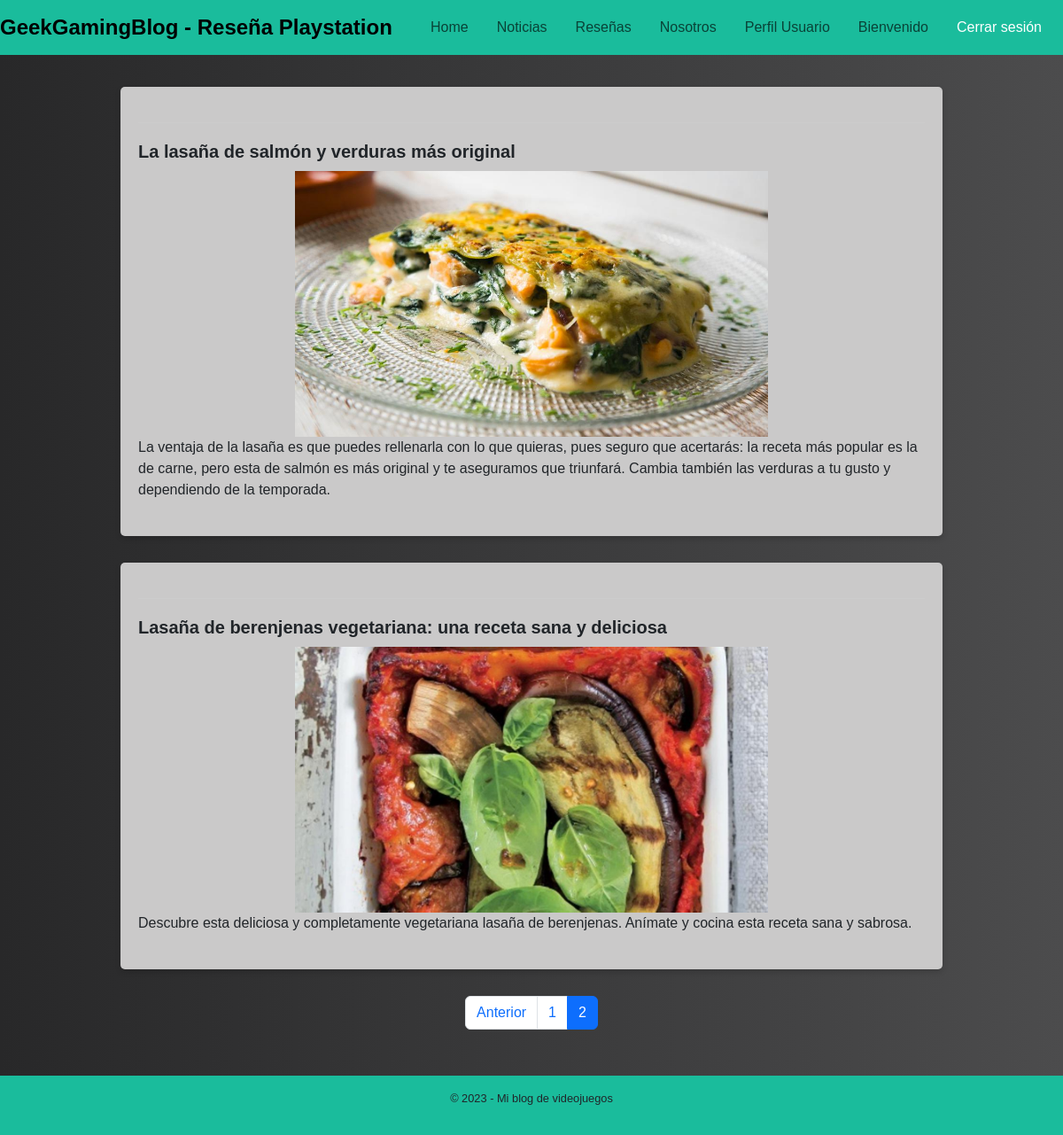
The app's page /resenaPlay/?page=2 (signed in) with its own data.
### core/models.py (models this page shows, shortened)
class Resena_Play(models.Model):
    titulo = models.CharField(max_length=200)
    imagen = models.ImageField(upload_to='post_images')
    contenido = models.TextField()

### core/views.py (the view)
# urls.py: path('resenaPlay/', resenaPlay, name='resenaPlay'),
def resenaPlay(request):
    resenas_play = Resena_Play.objects.all()
    page = request.GET.get('page', 1)
    try:
        paginator = Paginator(resenas_play, 2)
        resenas_play = paginator.page(page)
    except:
        raise Http404
    data = {
        'entity': resenas_play,
        'paginator': paginator
    }
    return render(request, 'core/resenaPlay.html', data)

### core/templates/core/resenaPlay.html (shortened to what this page needs)
<!DOCTYPE html>
<html lang="es">
<head>
	{% load static %}
	<link href="https://cdn.jsdelivr.net/npm/bootstrap@5.3.0-alpha3/dist/css/bootstrap.min.css" rel="stylesheet"
>
	<link rel="stylesheet" type="text/css" href="{% static 'core/css/estiloResenaPlay.css' %}">
</head>
<body>
	<nav class="navbar navbar-expand-lg">
		<a class="navbar-brand" href="#">GeekGamingBlog - Reseña Playstation</a>
		<div class="collapse navbar-collapse" id="navbarNavAltMarkup">
			<div class="navbar-nav mr-auto">
				<a class="nav-item nav-link" href="{% url 'home' %}">Home</a>
				<a class="nav-item nav-link" href="{% url 'news' %}">Noticias</a>
				<a class="nav-item nav-link" href="{% url 'resena' %}">Reseñas</a>
				<a class="nav-item nav-link" href="{% url 'about' %}">Nosotros</a>
				{% if request.session.is_authenticated %}
				<a class="nav-item nav-link" href="{% url 'perfilUsuario' %}">Perfil Usuario</a>
				<a class="nav-item nav-link welcome-message" href="#">Bienvenido {{ request.session.nombre_usuario }}</a>
				<form method="POST" action="{% url 'logout' %}">
					<button type="submit" class="btn btn-link nav-item nav-link logout-button">Cerrar sesión</button>
				</form>
				{% else %}
				<a class="nav-login nav-link" href="{% url 'login' %}">Iniciar Sesion</a>
				{% endif %}
			</div>
		</div>
	</nav>
	<main>
		<div class="container">
			<div class="row">
				{% if entity %}
					<section>
						{% for p in entity %}
							<div class="resenas_play">
								<article>
									<h3>{{ p.titulo }}</h3>
									<img src="{{ p.imagen.url }}" alt="imagen de {{ p.titulo }}" />
									<p>{{ p.contenido }}</p>
								</article>
							</div>
						{% endfor %}
					</section>
				{% else %}
					<p>No hay reseñas disponibles.</p>
				{% endif %}
			</div>
			<div>
				{% include 'core/paginator.html' %}
			</div>
		</div>
	</main>
	<footer>
		<p>&copy; 2023 - Mi blog de videojuegos</p>
	</footer>
</body>
</html>

### core/static/core/css/estiloResenaPlay.css (style rules this page uses)
body { background: #282829; background: -webkit-linear-gradient(to right, #282829, #4c4c4d); background: linear-gradient(to right, #282829, #4c4c4d); max-height: calc(100vh - (altura de la barra de navegación + altura del footer)); overflow-y: auto; font-family: Arial, sans-serif; }
nav { background: #1abc9c; background: -webkit-linear-gradient(to right, #1abc9c, #1abc9c); background: linear-gradient(to right, #1abc9c, #1abc9c); }
.navbar { background-color: #1abc9c; color: white; }
.navbar-brand { font-size: 1.5rem; font-weight: bold; }
.nav-item { margin-right: 1rem; }
.logout-button { color: white; }
.container { max-width: 1100px; margin: 0 auto; padding: 1rem; box-sizing: border-box; }
footer { text-align: center; padding: 1rem; background-color: #1abc9c; font-size: 0.8rem; }
.navbar-nav { margin-left: auto; }
.welcome-message, .nav-login { margin-left: auto; }
main { padding: 20px; font-family: sans-serif; }
.container { max-width: 960px; margin: 0 auto; }
.resenas_play { margin-bottom: 30px; padding: 20px; background-color: #cac9c9; border-radius: 5px; box-shadow: 0px 3px 6px rgba(0, 0, 0, 0.16); }
.resenas_play article { margin-top: 20px; padding-top: 20px; border-top: 1px solid #ccc; }
.resenas_play article img { display: block; max-width: 100%; margin: 0 auto; }
.resenas_play article h3 { font-size: 20px; font-weight: bold; margin-top: 0; margin-bottom: 10px; }
.resenas_play article p { line-height: 1.5; margin-bottom: 20px; }
.resenas_play img { max-height: 300px; width: auto; }

### records on screen
Resena_Play: titulo "La lasaña de salmón y verduras más original", imagen (picture), contenido "La ventaja de la lasaña es que puedes rellenarla con lo que quieras, pues seguro que acertarás: la receta más popular es la de carne, pero esta de salmón es más original y te aseguramos que triunfará. Cambia también las verduras a tu gusto y dependiendo de la temporada."
Resena_Play: titulo "Lasaña de berenjenas vegetariana: una receta sana y deliciosa", imagen (picture), contenido "Descubre esta deliciosa y completamente vegetariana lasaña de berenjenas. Anímate y cocina esta receta sana y sabrosa."

### other values on screen
{{ page }} "1" "2"
